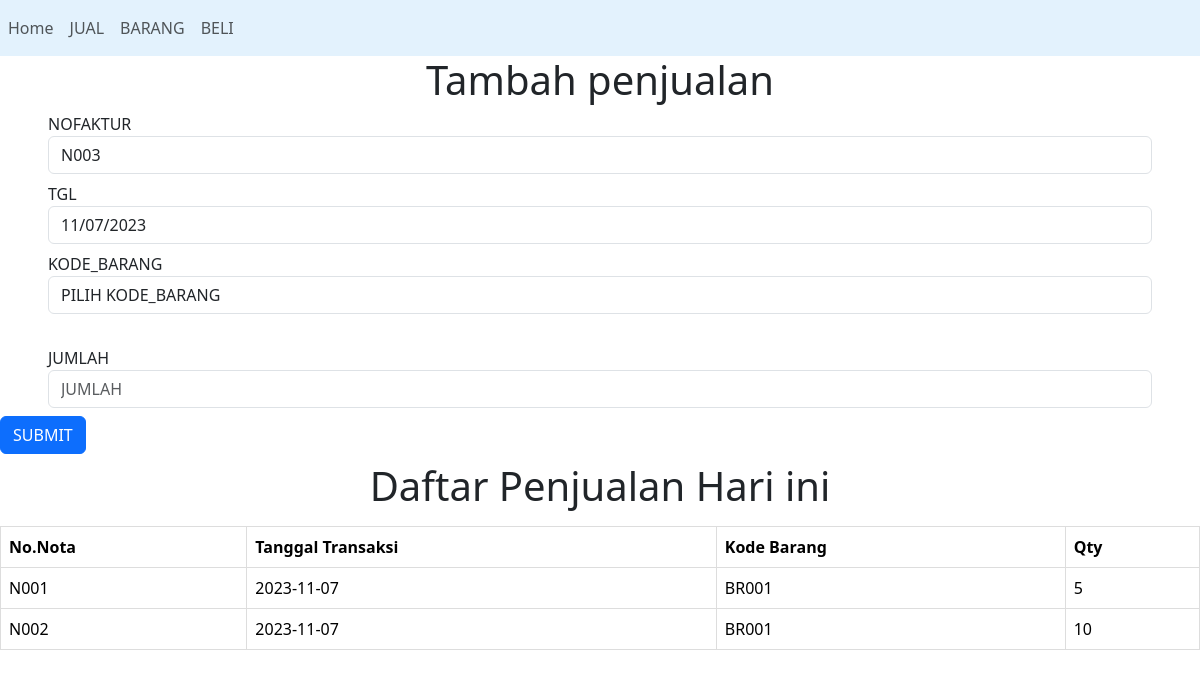
The app's page /index.php/jual with its own data.
### tables this page shows
CREATE TABLE `tbl_jual` (
  `nofaktur` varchar(25) NOT NULL,
  `tgl` varchar(50) NOT NULL,
  `kode_brg` varchar(25) NOT NULL,
  `qty` int(11) NOT NULL
);

### application/controllers/Jual.php (called while the page is built, shortened)
<?php
class Jual extends CI_Controller
{
    public function __construct()
    {
        $this->load->model('Jual_model');
        $this->load->model('Beli_model');
    }
    public function index()
    {
        $data['penjualan'] = $this->Jual_model->get_all_penjualan();
        $data['get_nama_brg'] = $this->Jual_model->get_nama_brg();
        $data['get_jual'] = $this->Jual_model->get_jual();
        $this->load->view('home/header');
        $this->load->view('jual', $data);
        $this->load->view('home/footer');
    }
}

### index.php (called while the page is built, shortened)
<?php
require_once BASEPATH . 'core/CodeIgniter.php';

### application/models/Jual_model.php (called while the page is built, shortened)
<?php
class Jual_model extends CI_Model
{
    public function get_all_penjualan()
    {
        return $this->db->get('tbl_jual')->result();
    }
    public function get_nama_brg()
    {
        $this->db->select('kode_brg, nama');
        $query = $this->db->get('tbl_brg');
        return $query->result();
    }
    public function get_jual()
    {
        $this->db->select('RIGHT(tbl_jual.nofaktur,3) as nofaktur', FALSE);
        $this->db->order_by('nofaktur', 'DESC');
        $this->db->limit(1);
        $query = $this->db->get('tbl_jual');
        if ($query->num_rows() <> 0) {
            $data = $query->row();
            $kode = intval($data->nofaktur) + 1;
        } else {
            $kode = 1;
        }
        $batas = str_pad($kode, 3, "0", STR_PAD_LEFT);
        $kodetampil = "N" . $batas;
        return $kodetampil;
    }
}

### application/views/jual.php (the view, shortened to what this page needs)
<h1>Tambah penjualan</h1>
<form class="form-inline" action="<?= site_url('jual/add_sale') ?>" method="post">
    <div class="form-group mx-sm-5 mb-2">
        <label>NOFAKTUR</label>
        <input type="text" name="nofaktur" class="form-control" id="formGroupExampleInput" value="<?php echo sprintf($get_jual) ?>" readonly>
    </div>
    <div class="form-group mx-sm-5 mb-2">
        <label>TGL</label>
        <input type="date" name="tgl" class="form-control" id="formGroupExampleInput" value="<?= date('Y-m-d'); ?>" readonly>
    </div>
    <div class="form-group mx-sm-5 mb-2">
        <label>KODE_BARANG</label>
        <select class="form-control" name="kodebrg" <?= set_value('kode_brg') ?>>
            <option>PILIH KODE_BARANG</option>
        </select>
        <br>
    </div>
    <div class="form-group mx-sm-5 mb-2">
        <label>JUMLAH</label>
        <input type="number" name="qty" class="form-control" id="formGroupExampleInput2" placeholder="JUMLAH">
    </div>
    <button type="submit" class="btn btn-primary mb-2">SUBMIT</button>
</form>
<h1>Daftar Penjualan Hari ini</h1>
<table class="table">
    <thead class="thead-dark">
        <tr>
            <th scope="col">No.Nota</th>
            <th scope="col">Tanggal Transaksi</th>
            <th scope="col">Kode Barang</th>
            <th scope="col">Qty</th>
        </tr>
    </thead>
    <tbody>
        <?php foreach ($penjualan as $item) : ?>
            <tr>
                <td><?= $item->nofaktur ?></td>
                <td><?= $item->tgl ?></td>
                <td><?= $item->kode_brg ?></td>
                <td><?= $item->qty ?></td>
            </tr>
        <?php endforeach; ?>
    </tbody>
</table>

### style/style.css (style rules this page uses)
.form-group { margin-bottom: 1rem; }
table { width: 100%; margin-top: 1rem; border-collapse: collapse; }
table th, table td { border: 1px solid #ddd; padding: 8px; text-align: left; }
thead { background-color: #f2f2f2; }
h1 { text-align: center; }

### records on screen
tbl_jual: nofaktur "N001", tgl "2023-11-07", kode_brg "BR001", qty "5"
tbl_jual: nofaktur "N002", tgl "2023-11-07", kode_brg "BR001", qty "10"
